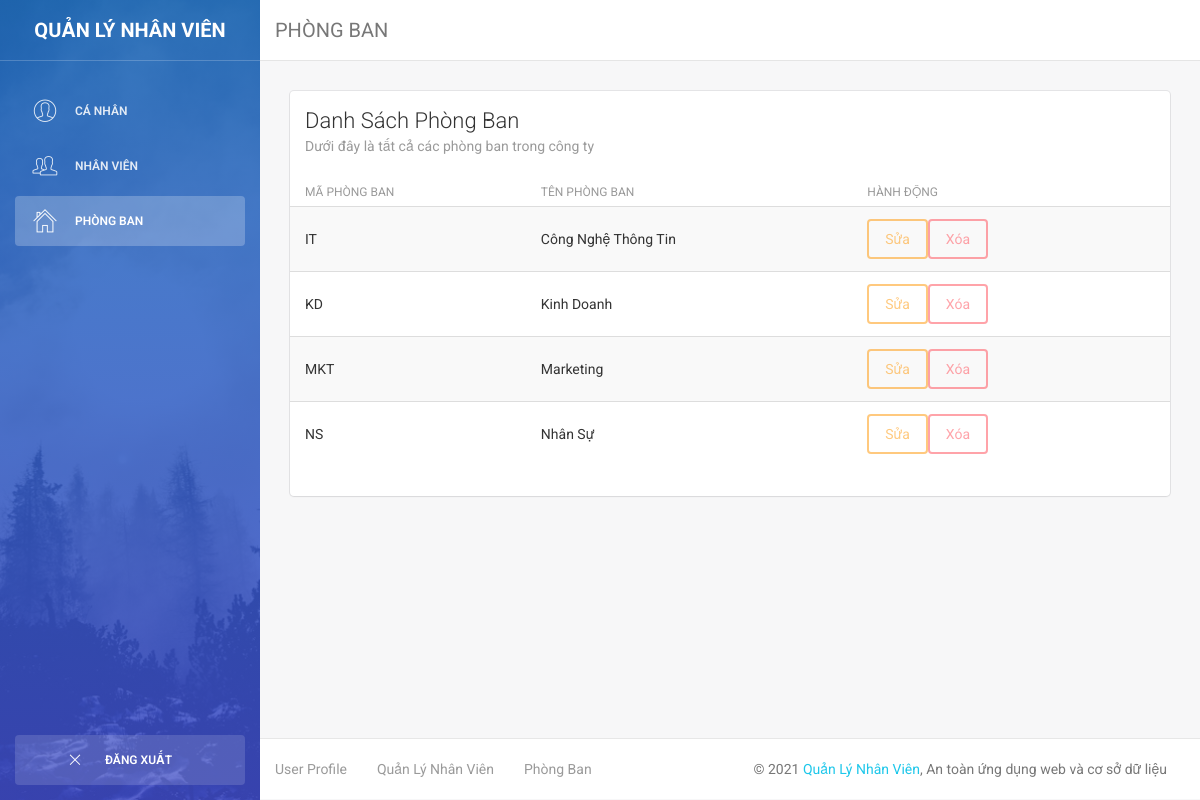
Page /phongban.php (signed in) on the committed database.
### tables this page shows
CREATE TABLE `phongban` (
  `MAPB` varchar(5) NOT NULL,
  `TENPB` varchar(50) DEFAULT NULL
);

### phongban.php (the view, shortened to what this page needs)
<?php
    require 'connectdatabase.php';
 ?>
<!doctype html>
<html lang="en">
<head>
    <link href="assets/css/bootstrap.min.css" rel="stylesheet" />
    <link href="assets/css/animate.min.css" rel="stylesheet"/>
    <link href="assets/css/light-bootstrap-dashboard.css" rel="stylesheet"/>
    <link href="assets/css/demo.css" rel="stylesheet" />
    <link href="http://maxcdn.bootstrapcdn.com/font-awesome/4.2.0/css/font-awesome.min.css" rel="stylesheet">
    <link href="assets/css/pe-icon-7-stroke.css" rel="stylesheet" />
</head>
<body>
<div class="wrapper">
    <div class="sidebar" data-color="blue" data-image="assets/img/sidebar-5.jpg">
    	<div class="sidebar-wrapper">
            <div class="logo">
                <a href="#" class="simple-text">
                    Quản Lý Nhân Viên
                </a>
            </div>
            <ul class="nav">
                <li>
                    <a href="profile.php">
                        <i class="pe-7s-user"></i>
                        <p>Cá Nhân</p>
                    </a>
                </li>
                <li>
                    <a href="nhanvien.php">
                        <i class="pe-7s-users"></i>
                        <p>Nhân Viên</p>
                    </a>
                </li>
                <li class="active">
                    <a href="#">
                        <i class="pe-7s-home"></i>
                        <p>Phòng Ban</p>
                    </a>
                </li>
				<li class="active-pro">
                    <a href="controller_logout.php">
                        <i class="pe-7s-close" style="margin-left: 30px;"></i>
                        <p>Đăng Xuất</p>
                    </a>
                </li>
            </ul>
    	</div>
    </div>
    <div class="main-panel">
        <nav class="navbar navbar-default navbar-fixed">
            <div class="container-fluid">
                <div class="navbar-header">
                    <p class="navbar-brand">PHÒNG BAN</p>
                </div>
            </div>
        </nav>
        <div class="content">
            <div class="container-fluid">
                <div class="row">
                    <div class="col-md-12">
                        <div class="card">
                            <div class="header">
                                <h4 class="title">Danh Sách Phòng Ban</h4>
                                <p class="category">Dưới đây là tất cả các phòng ban trong công ty</p>
                            </div>
                            <div class="content table-responsive table-full-width">
                                <table class="table table-hover table-striped">
                                    <thead>
                                    	<th>Mã Phòng Ban</th>
                                    	<th>Tên Phòng Ban</th>
                                    	<th>Hành Động</th>
                                    </thead>
                                    <tbody>
                            <?php
                                        $sql = "SELECT mapb, tenpb from phongban";
                                        $result = $conn->query($sql);
                                        if ($result->num_rows > 0) {
                                        while($row = $result->fetch_assoc()) {
                                        echo    "<tr>";
                                        echo            "<td>" . $row["mapb"]. "</td>";
                                        echo            "<td>" . $row["tenpb"]. "</td>";
                                        echo            "<td>";
                                        echo            "<button type='button' disabled class='btn btn-warning' data-toggle='modal' data-target='#EditModal'>Sửa</button>";
                                        echo            "<button type='button' disabled class='btn btn-danger' data-toggle='modal' data-target='#exampleModal'>Xóa</button>";
                                        echo            "</td>";
                                        echo    "</tr>";
                                        }
                                    }
                            ?>
                                    </tbody>
                                </table>
                            </div>
                        </div>
                    </div>
                </div>
            </div>
        </div>
        <footer class="footer">
            <div class="container-fluid">
                <nav class="pull-left">
                    <ul>
                        <li>
                            <a href="profile.php">
                                User Profile
                            </a>
                        </li>
                        <li>
                            <a href="nhanvien.php">
                                Quản Lý Nhân Viên
                            </a>
                        </li>
                        <li>
                            <a href="#">
                                Phòng Ban
                            </a>
                        </li>
                    </ul>
                </nav>
                <p class="copyright pull-right">
                    &copy; 2021 <a href="#">Quản Lý Nhân Viên</a>, An toàn ứng dụng web và cơ sở dữ liệu
                </p>
            </div>
        </footer>
    </div>
</div>
</body>
</html>

### assets/css/demo.css (style rules this page uses)
.sidebar .nav > li.active-pro { position: absolute; width: 100%; bottom: 10px; }
.sidebar .nav > li.active-pro a { background: rgba(255, 255, 255, 0.14); opacity: 1; color: #FFFFFF; }

### rows in the picture
phongban: MAPB "IT", TENPB "Công Nghệ Thông Tin"
phongban: MAPB "KD", TENPB "Kinh Doanh"
phongban: MAPB "MKT", TENPB "Marketing"
phongban: MAPB "NS", TENPB "Nhân Sự"
